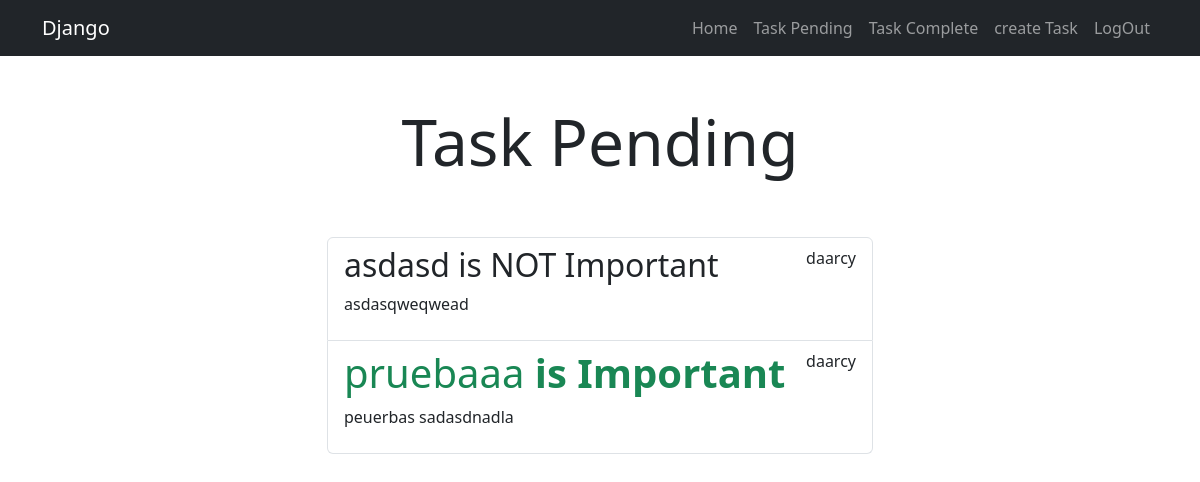
The app's page /taskPending/ (signed in) with its own data.
### task/models.py (models this page shows, shortened)
class Task(models.Model):
    title = models.CharField(max_length=200)
    description = models.TextField(blank=True)
    created = models.DateTimeField(auto_now_add=True)
    dateCompleted = models.DateTimeField(null=True, blank=True)
    important = models.BooleanField(default=False)
    user = models.ForeignKey(User, on_delete=models.CASCADE)

### task/views.py (the view)
# urls.py: path("taskPending/", views.taskPending, name="taskPending"),
@login_required
def taskPending(request):
    task = Task.objects.filter(user=request.user, dateCompleted__isnull=True)
    return render(request, "taskPending.html",{
        "tasks" : task
    })

### task/templates/taskPending.html
{% extends 'base.html' %}
{% block content %}
<main class="container">
    <div class="row">
        <div class="col-md-6 offset-md-3">
            <h1 class="text-center display-3 py-5">Task Pending</h1>
            <ul class="list-group">
                {% for task in tasks %}
                    <a href="{% url 'taskDetail' task.id %}" class="list-group-item">
                        <header class="d-flex justify-content-between">
                            {%if task.important%}
                                <h1 class="text-success">{{task.title}} <span class="fw-bold">is Important </span></h1>
                            {%else%}
                                <h2>{{task.title}} is NOT   Important</h2>
                            {% endif %}
                            <p>{{task.user.username}}</p>
                        </header>
                            <p>{{task.description}}</p>
                    </a>
                {% endfor %}
            </ul>
        </div>
    </div>
</main>
{% endblock content %}

### records on screen
Task: title "asdasd", user.username "daarcy", description "asdasqweqwead"
Task: title "pruebaaa", user.username "daarcy", description "peuerbas sadasdnadla"
